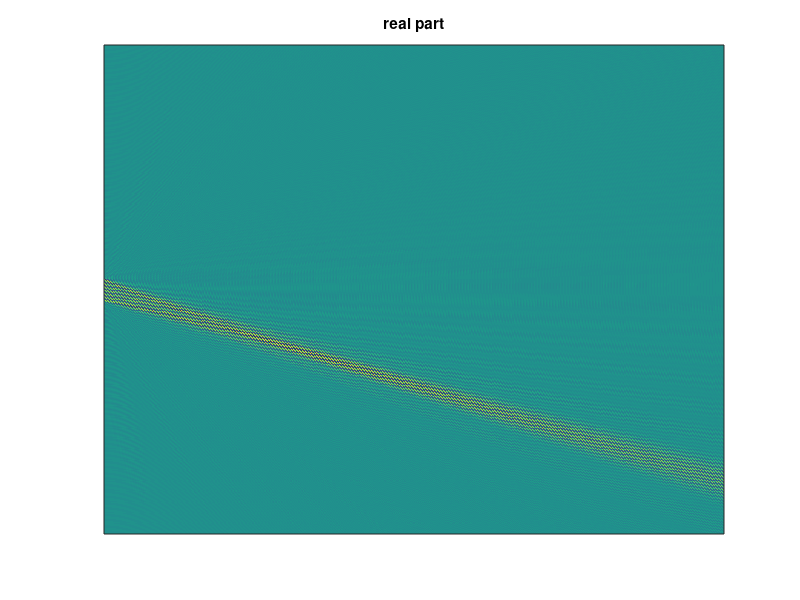
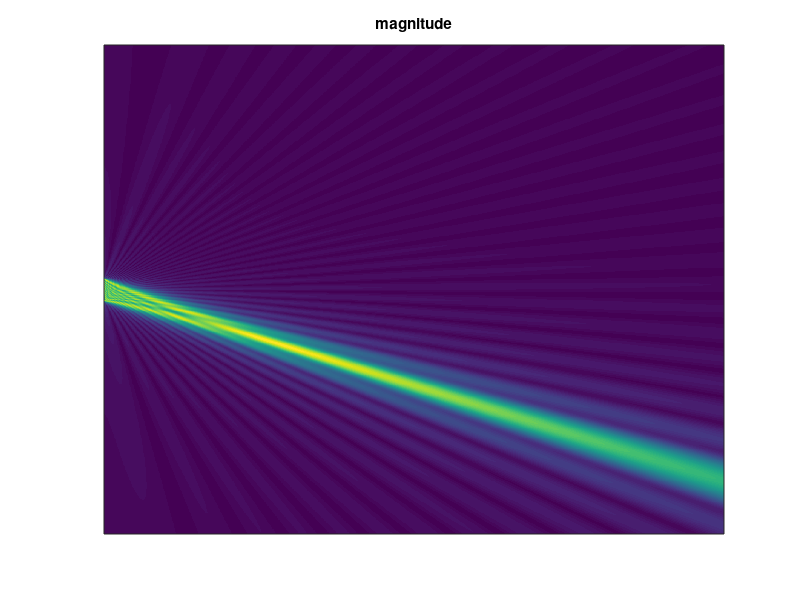

Source code (MATLAB) for these figures, in order:
%=========================================================================
%                                                                     
%       BIOMEDICAL IMAGING
%       ULTRASOUND 2
%
%=========================================================================

%=========================================================================
%	PHASED ARRAY
%=========================================================================

function [] = PHASED_ARRAY_3()

    clear all; close all; 
    
    fprintf ( '-----------------------------------------\n' );  
    fprintf ( ' PHASED ARRAY                            \n' );  
    fprintf ( '-----------------------------------------\n' );  
    
    
    % Ultrasound specs
    
    f = 1.5E6;                      % frequency [Hz]
    c = 1480;                       % speed of sound in water [m/s]
    k = 2*pi*f/c;                   % wave number [rad/m]
    lambda = c/f;                   % wavelength [m]
    
    
    % Transducer array
    
    % nt = 1;                         % number of transducers
    nt = 40;
    pitch = 0.5*lambda;             % spacing of transducers
    
    
    % Definition of 2D grid for wave calculation
    
    n = 1024;                       % grid size in each dimension
    x_range = [0,0.4];              % covered range in x [m]
    y_range = [-0.2,0.2];           % covered range in y [m]
    
    x_values = x_range(1)+(x_range(2)-x_range(1))*[0:(n-1)]./(n-1);    % vector of x values on the grid
    y_values = y_range(1)+(y_range(2)-y_range(1))*[0:(n-1)]./(n-1);    % vector of y values on the grid
    
    [x,y] = meshgrid(x_values,y_values);    % the grid, given by 2D arrays x,y   
      
    
    % Loop through transducers and sum up their wave contributions
    
    wave = zeros(n,n);                      % container for pressure wave
    
    phase = 0;
    for t = 1:nt  
        
        x0 = -0.001;                        % x coordinate of transducer, 1 mm outside the container 
        y0 = pitch*(t-(nt+1)/2);            % y coordinate of transducer
        
        r = sqrt((x-x0).^2+(y-y0).^2);      % distance from transducer, on the grid
               
        phase = phase + 1.143446214;                          % phase of transducer input [rad]
        amplitude = 1;                      % relative amplitude of transducer input
                     
        wave = wave + exp(i*(k*r))./sqrt(r) .* amplitude .* exp(i*phase);   % add partial wave to net wave
        
    end

    figure('position',[100 100 800 500])    
    imagesc(real(wave)), title('real part');  
    set(gca, 'XTick', []);
    set(gca, 'YTick', []);
    
    figure('position',[100 100 800 500])
    imagesc(abs(wave)), title('magnitude')
    set(gca, 'XTick', []);
    set(gca, 'YTick', []);    
    
end
    